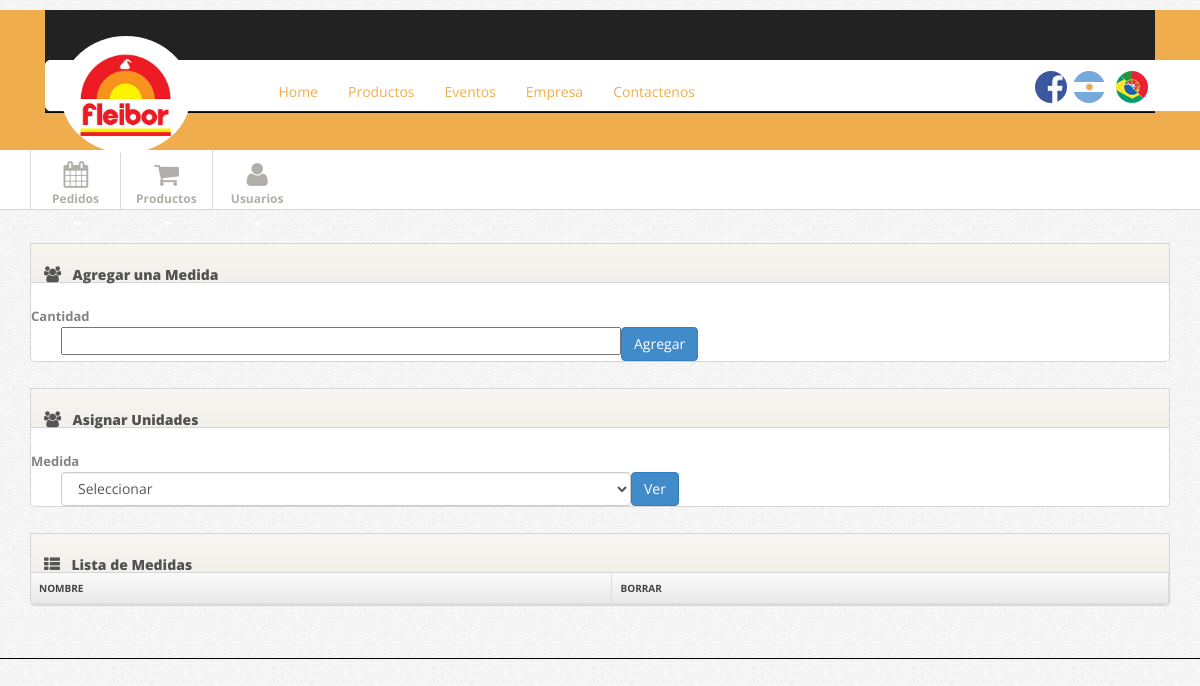
Page /admin/producto-medida.php (signed in) on the earlier database version.
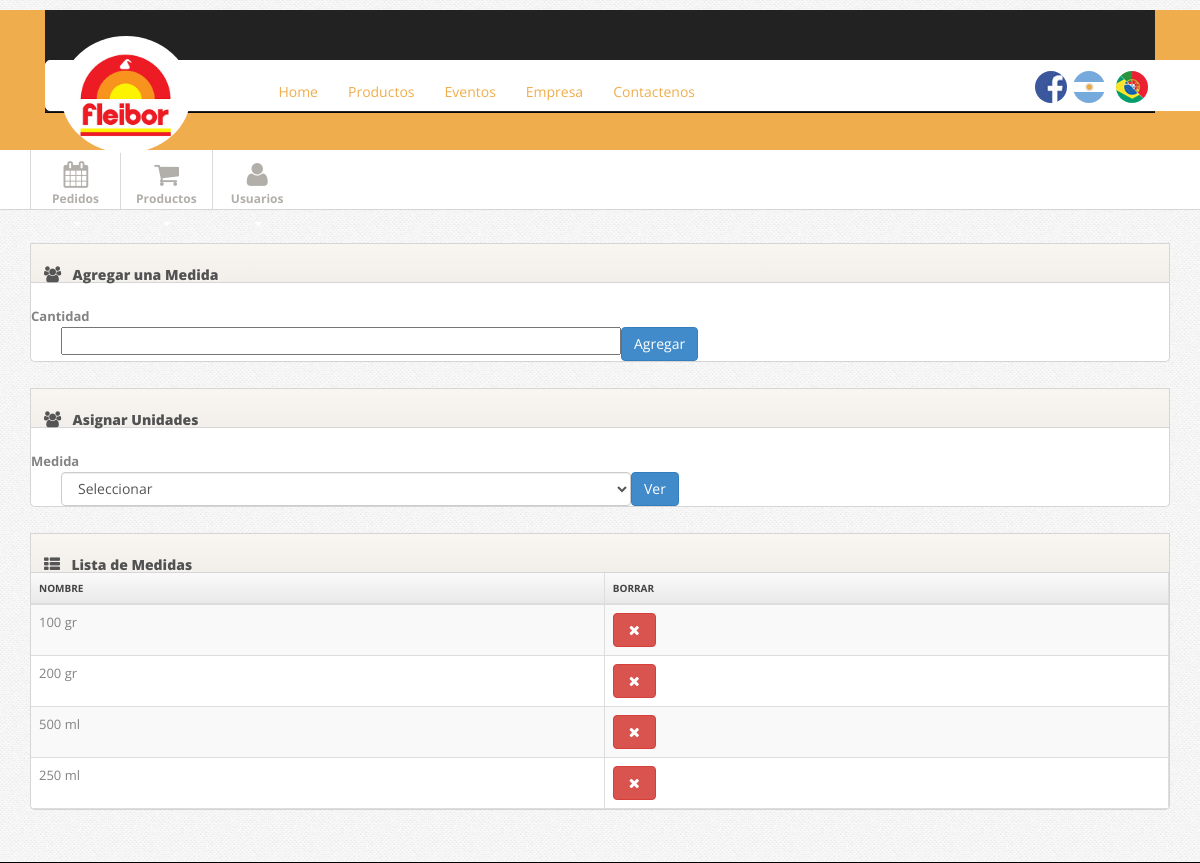
Same page on the later database version.
### tables this page shows
CREATE TABLE IF NOT EXISTS `medidas` (
  `id` int(11) NOT NULL AUTO_INCREMENT,
  `cantidad` varchar(100) NOT NULL,
  PRIMARY KEY (`id`)
);

### admin/class/Product.class.php (called while the page is built, shortened)
<?php
class Producto{
    public function getMedidas(){
        $mysqli = DataBase::connex();
        $query = '
			SELECT
                *
            FROM
                medidas
		';
        $result = $mysqli->query($query);
        if($result->num_rows > 0){
            while ($row = $result->fetch_assoc()){
                $medidas[] = $row;
            }
            return $medidas;
        }else{
            return false;
        }
    }
}

### admin/producto-medida.php (the view, shortened to what this page needs)
<?php
    $product = new Producto();
    $medidas = $product->getMedidas();
?>
<!DOCTYPE html>
<html lang="es">
<head>
    <?php include("includes/style.php"); ?>
</head>
<body>
<?php include("includes/header.php"); ?>
<?php include("includes/menu-admin.php"); ?>
<div class="main">
    <div class="container">
        <div class="widget widget-table action-table">
            <div class="widget-header"> <i class="icon-group"></i>
                <h3>Agregar una Medida</h3>
            </div>
            <div class="widget-content" style="padding-top: 15px;">
                <form id="edit-profile" class="form-horizontal" method="POST">
                    <div class="control-group">
                        <label class="control-label" for="cantidad">Cantidad</label>
                        <div class="controls">
                            <input type="text" class="span6" id="cantidad" name="cantidad">
                        </div>
                    </div>
                    <div class="form-actions">
                        <button type="submit" class="btn btn-primary">Agregar</button>
                    </div>
                </form>
            </div>
        </div>
        <div class="widget widget-table action-table">
            <div class="widget-header"> <i class="icon-group"></i>
                <h3>Asignar Unidades</h3>
            </div>
            <div class="widget-content" style="padding-top: 15px;">
                <form id="edit-profile" class="form-horizontal" method="GET">
                    <div class="control-group">
                        <label class="control-label" for="lastname">Medida</label>
                        <div class="controls">
                            <select class='form-control span6' name="unidad">
                                <option value=''>Seleccionar</option>
                            </select>
                            <button type="submit" class="btn btn-primary">Ver</button>
                        </div>
                    </div>
                </form>
            </div>
        </div>
        <div class="widget widget-table action-table">
            <div class="widget-header"> <i class="icon-th-list"></i>
                <h3>Lista de Medidas</h3>
            </div>
            <div class="widget-content">
                <table class="table table-striped table-bordered">
                    <thead>
                    <tr>
                        <th>Nombre</th>
                        <th class="td-actions">Borrar</th>
                    </tr>
                    </thead>
                    <tbody>
                    <?php if(!empty($medidas)){foreach($medidas as $medida){ ?>
                        <tr>
                            <td id="nombre-<?php echo $medida['id']?>"><?php echo $medida['cantidad']?></td>
                            <td class="td-actions">
                                <a id="<?php echo $medida['id']?>" href="#test-modal" class="btn btn-danger btn-small borrar-usuario"><i class="btn-icon-only icon-remove"> </i></a>
                            </td>
                        </tr>
                    <?php }} ?>
                    </tbody>
                </table>
            </div>
        </div>
    </div>
</div>
</body>
</html>

### admin/includes/style.php (shortened to what this page needs)
<link href="css/bootstrap.min.css" rel="stylesheet" type="text/css" />
<link href="css/bootstrap-responsive.min.css" rel="stylesheet" type="text/css" />
<link href="css/magnific-popup.css" rel="stylesheet" type="text/css">
<link href="css/font-awesome.css" rel="stylesheet">
<link href="css/style.css" rel="stylesheet" type="text/css">
<link href="css/pages/signin.css" rel="stylesheet" type="text/css">

### admin/includes/header.php
<div class="navbar-wrapper">
    <div class="container container-admin-header">
        <div class="navbar navbar-inverse navbar-static-top" role="navigation">
            <div class="container web-mail-menu">
                <div class="menuIdioma">
                    <a href="https://www.facebook.com/labfleibor" target="_banck" title='facebook' ><img class="img-circle banderas" src="../img/facebook.jpg"></a>
                    <form method="post" action="/swichIdioma.php" id="form_idioma">
                        <button value="1" type="submit" name="idioma" id="espa" class="selectidioma" title='Idioma Español'>
                            <img  class="img-circle banderas"   src="../img/argid.jpg">
                        </button>
                        <button value="2" type="submit" name="idioma" id="port" class="selectidioma" title='Idioma Portugues' >
                            <img class="img-circle banderas" src="../img/brasilport.jpg">
                        </button>
                    </form>
                </div>
                <div class="navbar-header container-logo">
                    <a class="navbar-brand" ><img class="img-circle logo" src="../img/logoweb2.jpg" width="130"></a>
                </div>
                <div class="container-menu">
                    <ul class="nav navbar-nav">
                        <li class="item-menu"><a href="../index.php" >Home</a></li>
                        <li class="item-menu"><a href="../productos.php">Productos</a></li>
                        <li class="item-menu"><a href="../events.php">Eventos</a></li>
                        <li class="item-menu"><a href="../company.php">Empresa</a></li>
                        <li class="item-menu"><a href="../contact.php">Contactenos</a></li>
                    </ul>
                </div>
            </div>
        </div>
    </div>
</div>

### admin/includes/menu-admin.php (shortened to what this page needs)
<div class="subnavbar">
    <div class="subnavbar-inner">
        <div class="container">
            <ul class="mainnav">
                <li class="dropdown">
                    <a href="javascript:;" class="dropdown-toggle" data-toggle="dropdown"><i class="icon-large icon-calendar"></i><span>Pedidos</span> <b class="caret"></b></a>
                </li>
                <li class="dropdown">
                    <a href="javascript:;" class="dropdown-toggle" data-toggle="dropdown"><i class="icon-large icon-shopping-cart"></i><span>Productos</span> <b class="caret"></b></a>
                </li>
                <li class="dropdown">
                    <a href="javascript:;" class="dropdown-toggle" data-toggle="dropdown"><i class="icon-large icon-user"></i><span>Usuarios</span> <b class="caret"></b></a>
                </li>
            </ul>
        </div>
    </div>
</div>

### libs/template-admin/css/pages/signin.css (style rules this page uses)
body { background: url(../../img/body-bg.png); color:#838383; font: 13px/1.7em 'Open Sans'; }

Differences in the rows shown:
added medidas: cantidad "100 gr"
added medidas: cantidad "200 gr"
added medidas: cantidad "500 ml"
added medidas: cantidad "250 ml"
